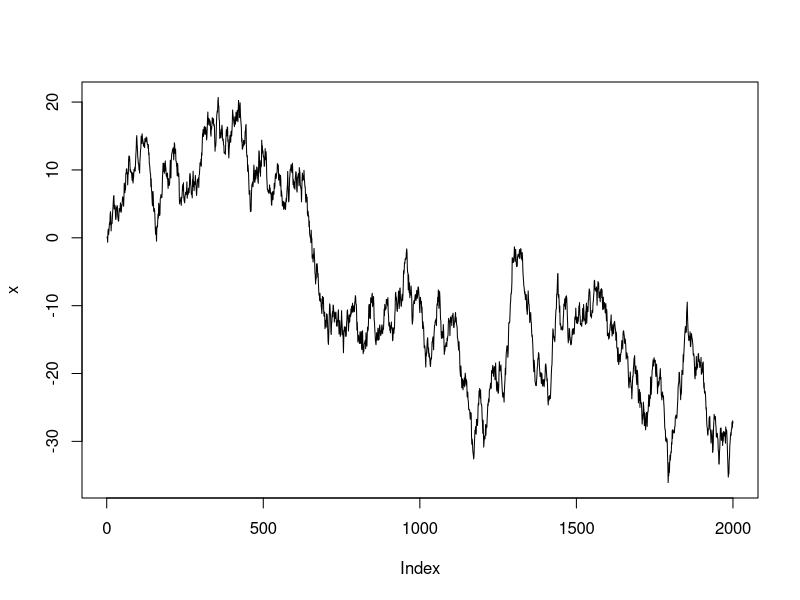
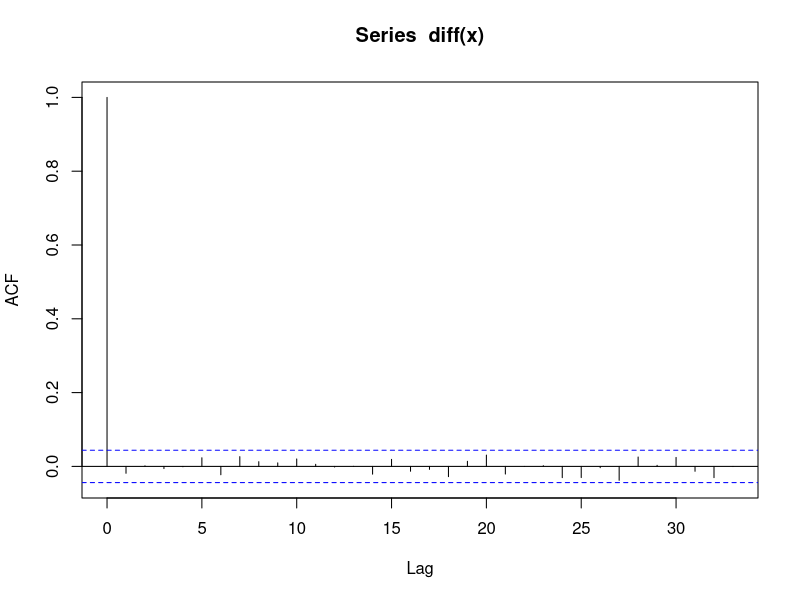

Reproduce these figures in R, in order.
set.seed(1)

# Generate white noise terms
w <- rnorm(2000, mean = 0 , sd = 1)

# Defines the x time series
x <- rep(0, 2000)

# random walk x(t) = x(t-1) + w(t)
for(t in 2:2000) x[t] = x[t-1] + w[t] 

plot(x , type = 'l')

# We can use the differentiating operator to check the correlation
acf(diff(x) , na.action = na.omit)
